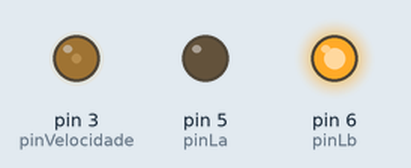
Simulated run of this sketch. Board: Arduino Uno, built with avr-gcc and run on an emulated ATmega328P. On the bench: output pins drawn as LEDs (lit = HIGH).

Above: at 0.1 s.
Timing chart, 0 to 1.6 s (numbered marks = the images above):
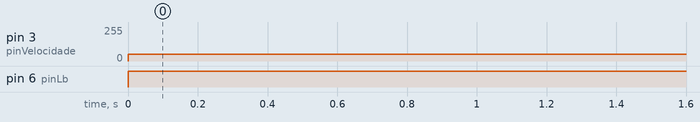

The sketch:

sketch_n75.ino
```cpp
int pinVelocidade = 3;
int pinLa = 5;
int pinLb = 6;
int vel = 0;

void setup() {
  pinMode(pinVelocidade, OUTPUT);
  pinMode(pinLa, OUTPUT);
  pinMode(pinLb, OUTPUT);

}

void loop() {
  Serial.begin(9600); // Inicia a comunicacao serial
  vel = 50;
  analogWrite(pinVelocidade, vel);
  digitalWrite(pinLa, LOW);
  digitalWrite(pinLb, HIGH);
}
```

Measured:
- by itself, pin 3 (pinVelocidade): 0/255 → 50/255 at 0.00 s
- by itself, pin 6 (pinLb): LOW → HIGH at 0.00 s
